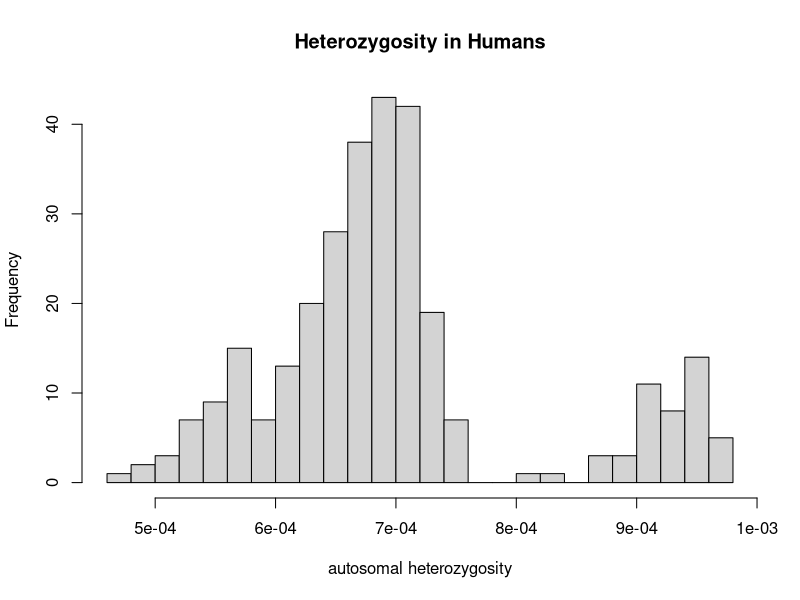
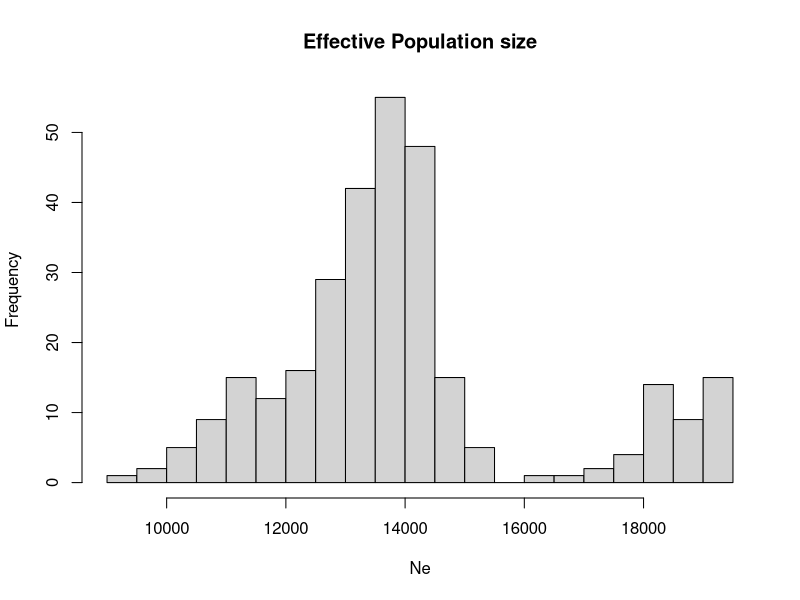
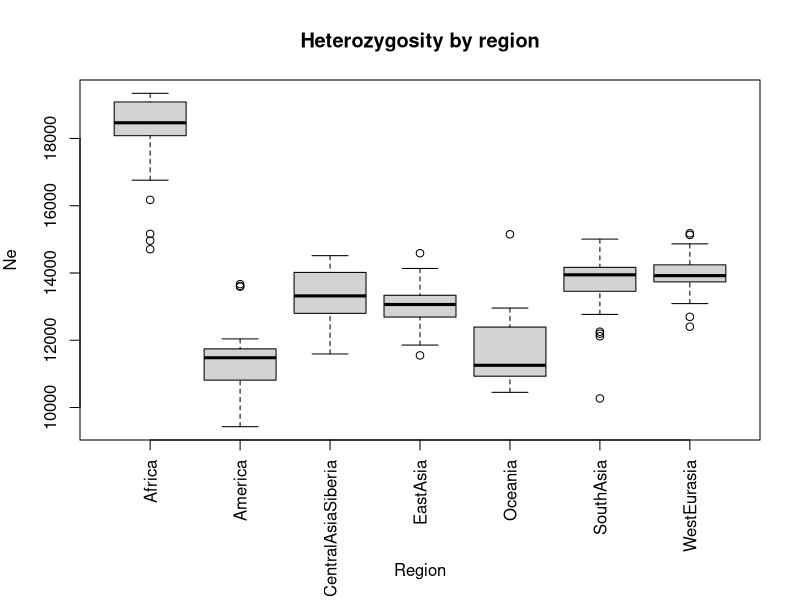
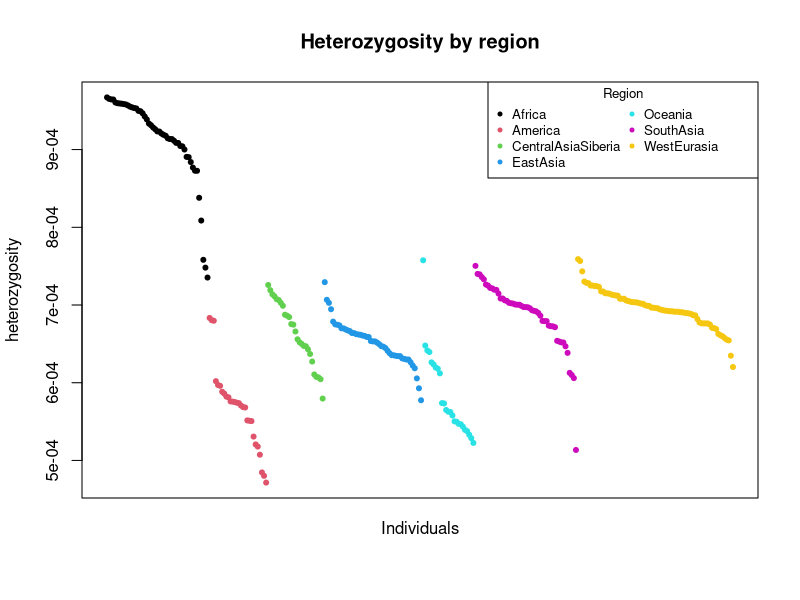
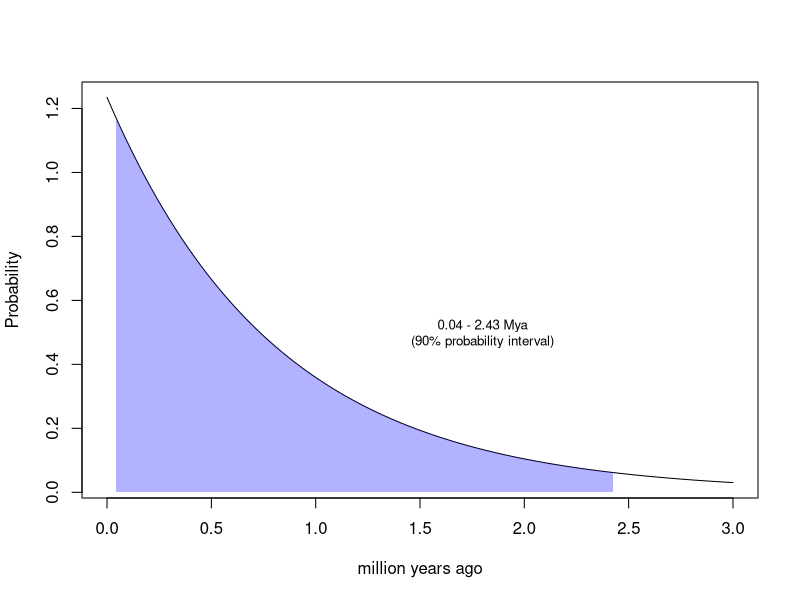
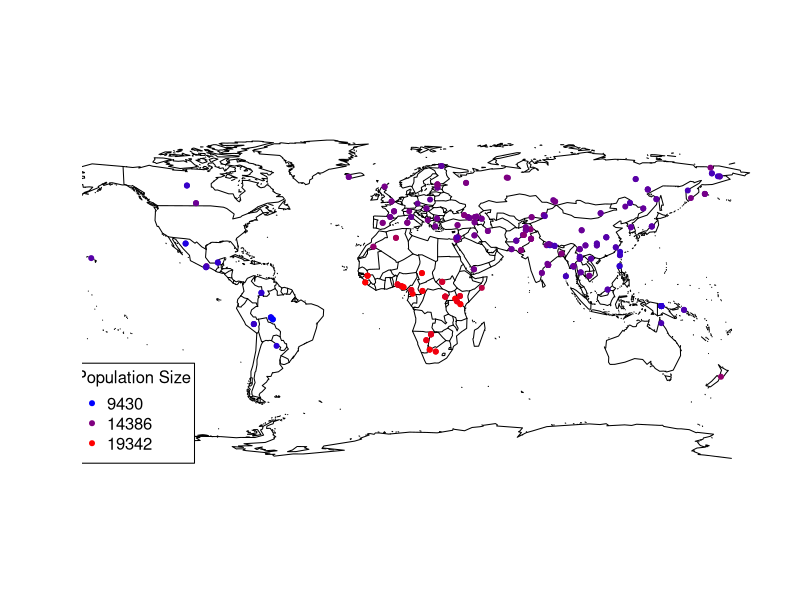
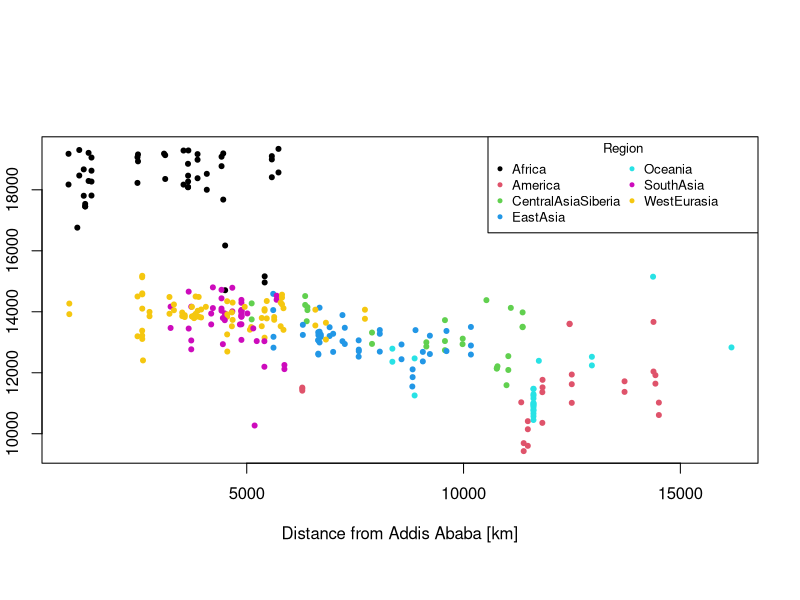

The R script that drew these images, in order:
## ---- chunk 1
dat <- read.csv2("data/Mallick_2016_Table_S1.csv",
                 na.strings = c("?", "..")) |>
     transform(region = Region,
               population = Population.ID,
               latitude = Latitude,
               longitude = Longitude,
               heterozygosity = GATK.heterozygosity.rate.filter.level.filter.level...9
               ) |>
     subset(region != "" & !is.na(region),
            select = c(region, population, latitude, longitude, heterozygosity))
## ---- chunk 2
head(dat)
## ---- chunk 3
hist(dat$heterozygosity, n = 20, main="Heterozygosity in Humans", xlab="autosomal heterozygosity")
## ---- chunk 4
mu <- 1.25e-8
dat$Ne <- dat$heterozygosity / (4 * mu)
## ---- chunk 5
hist(dat$Ne, n = 20, main="Effective Population size", xlab="Ne")
## ---- chunk 6
aggregate(Ne ~ region, data = dat, FUN = mean)
## ---- chunk 7
old_par <- par(mar = c(8, 4, 4, 2))
ret <- boxplot(Ne ~ region, data = dat, xaxt = "n", xlab = "", main = "Heterozygosity by region")
axis(1, 1:length(ret$names), ret$names, las = 2)
mtext("Region", side=1, line = 6)
par(old_par)
## ---- chunk 8
o <- order(dat$region, -dat$Ne)
colf <- as.factor(dat[o, "region"])
plot(dat[o,"heterozygosity"],
     pch = 20, col = colf,
     ylab = "heterozygosity", xaxt = "n", xlab = "",
     main = "Heterozygosity by region")
mtext("Individuals", side = 1, line = 1)
legend("topright", legend = levels(colf),
       col = 1:length(levels(colf)),
       pch = 20, ncol = 2, cex = 0.8,
       title = "Region")
## ---- chunk 9
ne <- 15000 # just some typical eff. population size in humans 
avg_coal_time_generations <- 2 * ne
# we convert this to million years 
avg_coal_time_myears <- avg_coal_time_generations * 27 / 1e6
exp_rate <- 1 / avg_coal_time_myears
quantile_boundaries <- qexp(c(0.05, 0.95), rate = exp_rate)
curve(dexp(x, rate = exp_rate), from = 0, to = 3,
      xlab = "million years ago",
      ylab = "Probability")
x_vals <- seq(quantile_boundaries[1], quantile_boundaries[2], length.out = 100)
polygon(c(quantile_boundaries[1], x_vals, quantile_boundaries[2]),
        c(0, dexp(x_vals, rate = exp_rate), 0),
        col = rgb(0, 0, 1, 0.3), border = NA)
text(1.8, 0.5, labels = sprintf("%.2f - %.2f Mya\n(90%% probability interval)", 
                                quantile_boundaries[1], quantile_boundaries[2]),
     cex = 0.8)
## ---- chunk 10
library(maps)
map(database = "world")

ne_range <- range(dat$Ne, na.rm = TRUE);
ramp <- colorRamp(c("blue", "red"))
col_func <- function(ne) {
     ne_scaled <- (ne - ne_range[1]) / diff(ne_range)
     return(rgb(ramp(ne_scaled) / 255))
}
ne_colors <- col_func(dat$Ne);

points(x = dat$longitude, y = dat$latitude, pch = 20, col = ne_colors)

# Add a legend
legend_vals <- c(ne_range[1], mean(ne_range), ne_range[2])
legend("bottomleft", 
       legend = sprintf("%.0f", legend_vals),
       col = col_func(legend_vals),
       pch = 20,
       title = "Eff. Population Size")
## ---- chunk 11
surface_dist <- function(phi1, lambda1, phi2, lambda2) {
     r <- 6371;
     # conversion to radians
     phi1r <- phi1 / 180 * pi;
     phi2r <- phi2 / 180 * pi;
     lambda1r <- lambda1 / 180 * pi;
     lambda2r <- lambda2 / 180 * pi;
     term1 <- sin((phi2r - phi1r) / 2) ^ 2;
     term2 <- cos(phi1r) * cos(phi2r);
     term3 <- sin((lambda2r - lambda1r) / 2) ^ 2;
     return (2 * r * asin(sqrt(term1 + term2 * term3)));
}
## ---- chunk 12
dat2 <- dat |> transform(
     dist = surface_dist(9, 39, latitude, longitude)
)
colf <- as.factor(dat$region)
plot(x = dat2$dist, y = dat2$Ne, pch = 20, col = colf,
     xlab = "Distance from Addis Ababa [km]",
     ylab = "Eff. Population Size")
legend("topright", legend = levels(colf),
       col = 1:length(levels(colf)),
       pch = 20, ncol = 2, cex = 0.8,
       title = "Region")
